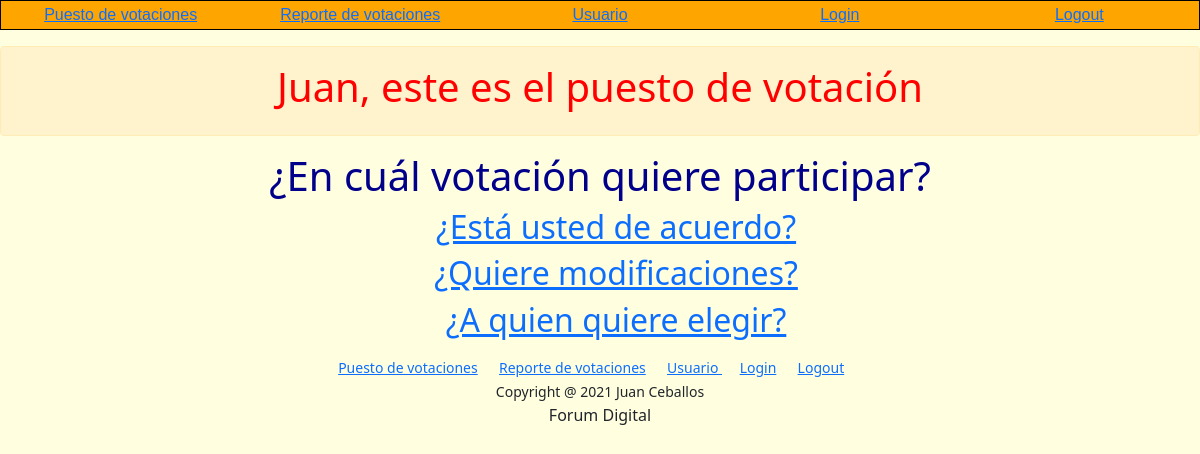
Page /votar/ (signed in) on the earlier database version.
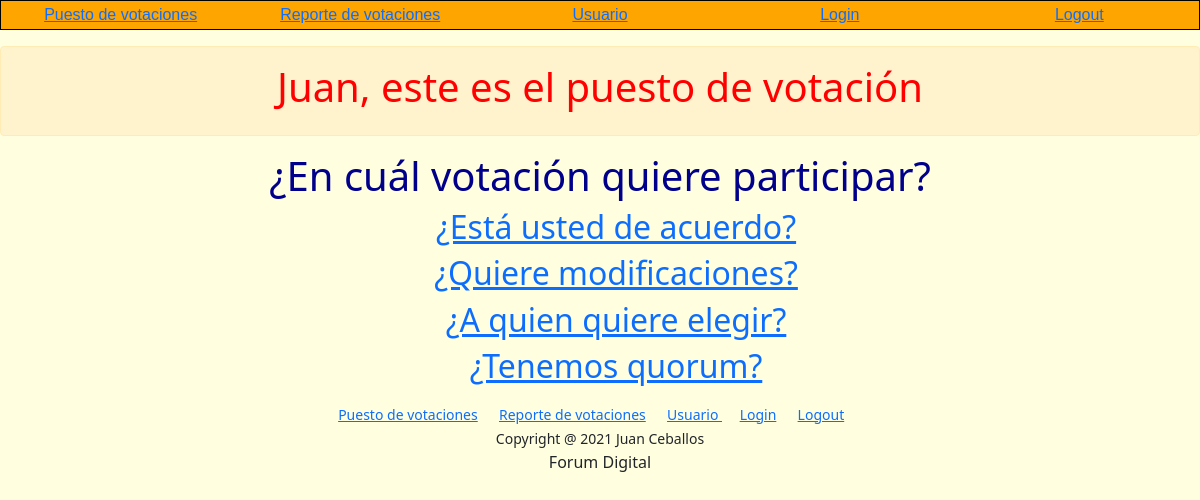
Same page on the later database version.
### poll/models.py (models this page shows, shortened)
class Poll(models.Model):
    class Method(models.TextChoices):
        MAYORIA_CALIFICADA = 'Mayoria Calificada'
        MAYORIA_SIMPLE = 'Mayoría Simple'
        VERIFICA_QUORUM = 'Verificación del Quorum'
    class Criteria(models.TextChoices):
        INDIVIDUAL = 'Individual'
        COEFICIENT = 'Coeficiente'
        SHARES = 'Acciones'
    question = models.CharField(max_length=127)
    method = models.CharField(max_length=23, choices=Method.choices, default=Method.MAYORIA_CALIFICADA)
    parameter = models.DecimalField(max_digits=2, decimal_places=2,default=0.70)
    criteria = models.CharField(max_length=11, choices=Criteria.choices, default=Criteria.COEFICIENT)
    max_voters = models.IntegerField(default=0)
    max_shares = models.IntegerField(default=0)
    start_time = models.DateTimeField()
    end_time = models.DateTimeField()

### votar/views.py (the view)
# urls.py: path("", views.index, name="index"),
def index(request):
    if request.user.is_authenticated:
        return render(request, "poll/votar.html", {
            "polls": Poll.objects.all()
        })
    else:
        return HttpResponseRedirect(reverse("login"))

### poll/templates/poll/votar.html (shortened to what this page needs)
{% extends "poll/layout.html" %}
{% block body %}
    <div class="alert alert-warning" role="alert">
        <h1 class="baz"> {{ request.user.username }}, este es el puesto de votación</h1>
    </div>
    <h1>
    ¿En cuál votación quiere participar?</h1>
    <ul>
        {% for poll in polls %}
            <h2>
                <a href="{% url 'voto' poll.id %}">
                    {{ poll.question }}
                </a>
            </h2>
            {% empty %}
                <li>No hay votaciones</li>
        {% endfor %}
    </ul>
{% endblock %}

Differences in the rows shown:
added Poll: question "¿Tenemos quorum?"
